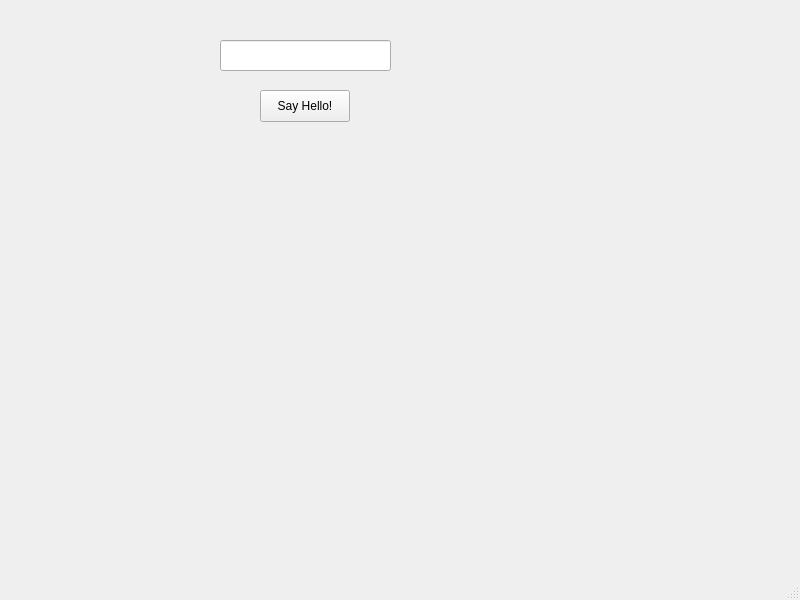
<?xml version="1.0" encoding="UTF-8"?>
<ui version="4.0">
 <class>MainWindow</class>
 <widget class="QMainWindow" name="MainWindow">
  <property name="geometry">
   <rect>
    <x>0</x>
    <y>0</y>
    <width>800</width>
    <height>600</height>
   </rect>
  </property>
  <property name="minimumSize">
   <size>
    <width>800</width>
    <height>600</height>
   </size>
  </property>
  <property name="windowTitle">
   <string>MainWindow</string>
  </property>
  <widget class="QWidget" name="centralwidget">
   <widget class="QLineEdit" name="lineEdit">
    <property name="geometry">
     <rect>
      <x>220</x>
      <y>40</y>
      <width>171</width>
      <height>31</height>
     </rect>
    </property>
   </widget>
   <widget class="QPushButton" name="pushButton">
    <property name="geometry">
     <rect>
      <x>260</x>
      <y>90</y>
      <width>90</width>
      <height>32</height>
     </rect>
    </property>
    <property name="text">
     <string>Say Hello!</string>
    </property>
   </widget>
  </widget>
  <widget class="QMenuBar" name="menubar">
   <property name="geometry">
    <rect>
     <x>0</x>
     <y>0</y>
     <width>800</width>
     <height>39</height>
    </rect>
   </property>
  </widget>
  <widget class="QStatusBar" name="statusbar"/>
 </widget>
 <resources/>
 <connections/>
</ui>
